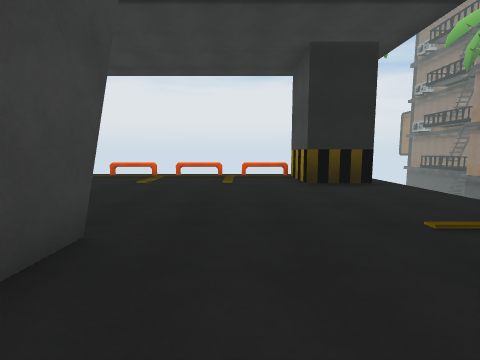
[1] (above)

19 first-person views from a walk through a 3-D level made in the Unity game engine. The camera is 1.4 m above the floor, tilts 6° down and sees 85° across. The floor is counted in squares, 2 m on a side. Each view is taken from the middle of a square. On the plan, view 1 faces up. The plan holds only what a view shows up to about 9 squares ahead; the rest is blank. The place goes on beyond the plan. The player is left out. Some surface patterns are stand-ins.

[2]
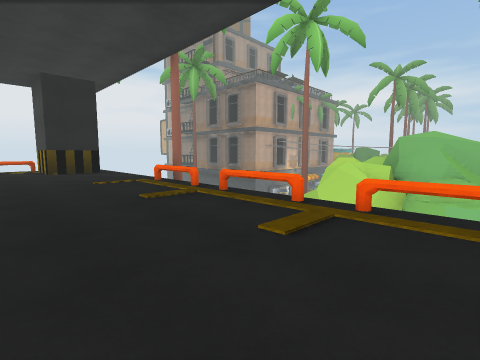

[3]
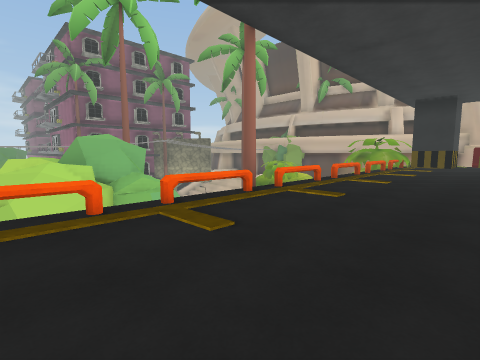

[4]
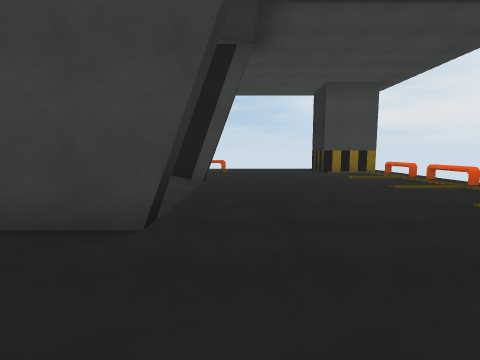

[5]
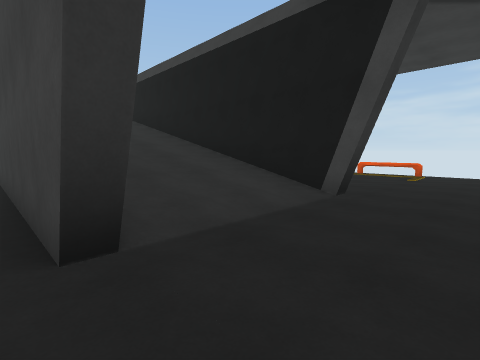

[6]
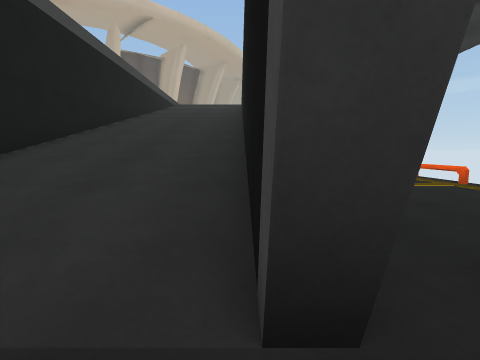

[7]
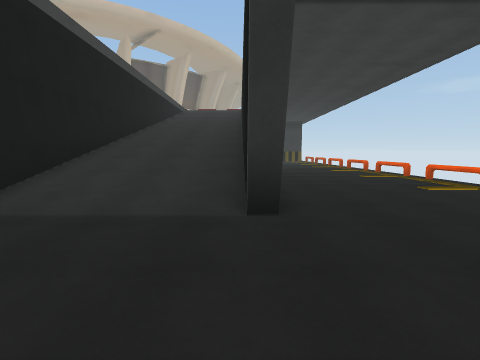

[8]
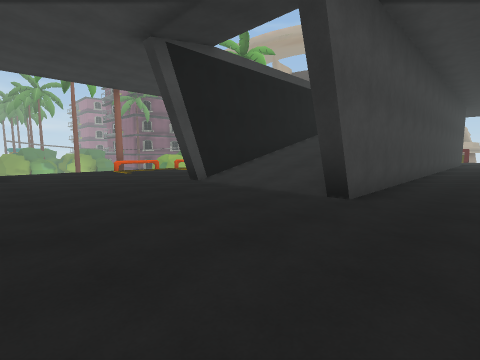

[9]
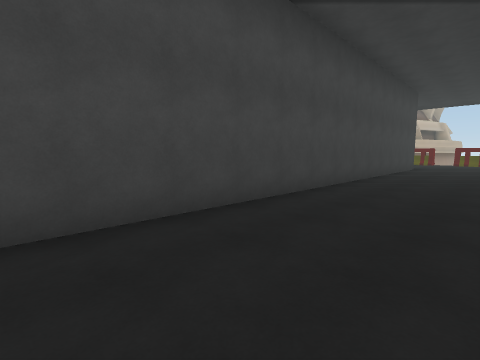

[10]
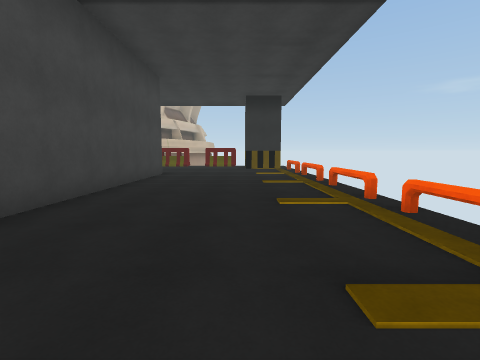

[11]
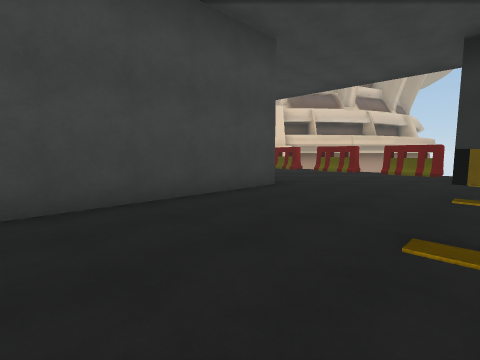

[12]
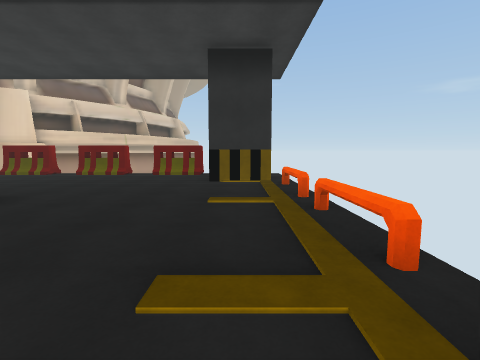

[13]
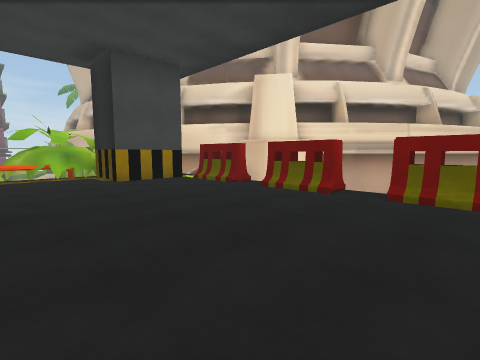

[14]
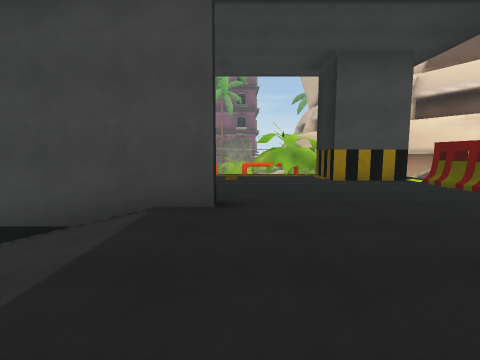

[15]
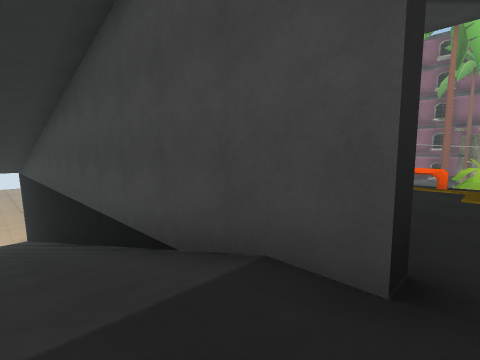

[16]
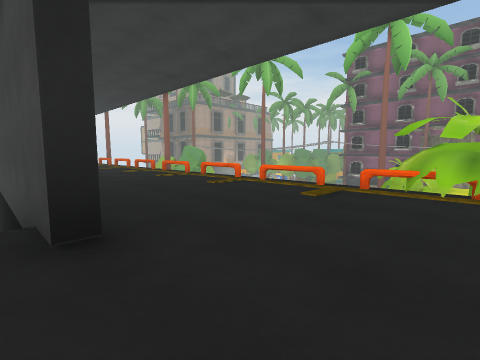

[17]
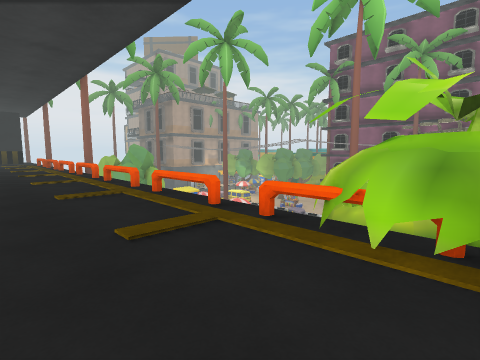

[18]
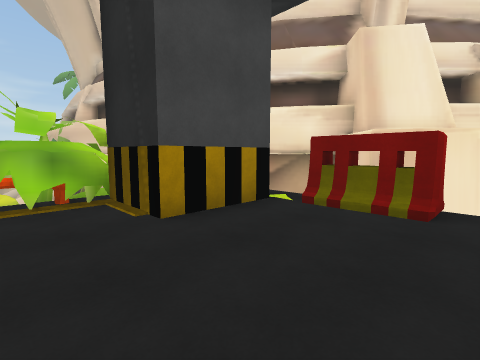

[19]
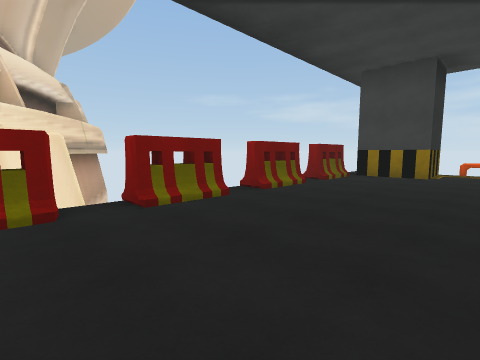

### Floor plan
Key: @ floor where view 1 was taken; # wall or solid block; x gap in a wall; . floor; / step, stairs or slope; = window, fence, low wall or low ledge; ^ raised ledge; v drop or lower ground; O other object.
Columns run from 10 left of view 1 to 6 right of it. Each row starts with its distance up from view 1.
  8   x^x^x^x^x^#
  7    .........#
  6   ..........##v
  5   ............v
  4 ..............v
  3 ..............
  2 =....#///#....O
  1 =....#///#....v
  0 .....#///#@...v
 -1 =....#///#....vOO
 -2 x....#///#....vOO
 -3 x....#///#....v O
 -4 =....#///#....v O
 -5  ....#///#....O
 -6 =....# //#....v
 -7 x....# //#....
 -8 x....# //#....
 -9 =....# //#....
-10 .....# //#....
-11 =....# //#....v
-12 =....#...#....v
-13 x.............vv
-14 =.............#
-15 .............###
-16 .#..........###
-17 .#///////.//#
-18   x# #xx#v vv
-19          v####
-20          ###

Positions as (right, up) in squares from view 1, and headings:
1: (0, 0), facing up
2: (0, -4), facing up-right
3: (0, -1), facing down-right
4: (1, 3), facing left
5: (-1, 4), facing down-left
6: (-5, 3), facing down
7: (-5, 5), facing down
8: (-7, 6), facing down-right
9: (-8, 0), facing down-right
10: (-8, -4), facing down
11: (-9, -8), facing down-right
12: (-9, -9), facing down
13: (-5, -13), facing down-right
14: (-5, -13), facing right
15: (-3, -13), facing up-right
16: (-2, -15), facing up-right
17: (1, -15), facing up-right
18: (-1, -14), facing down-right
19: (0, -14), facing down-left
